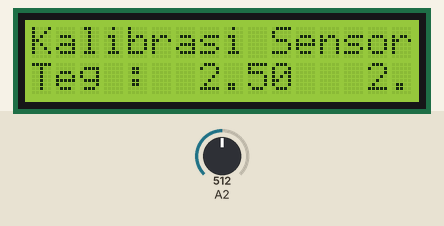
A sketch run on a simulated Arduino Uno, built with avr-gcc and run on an emulated ATmega328P. Shown: 16×2 character LCD. Inputs (shaded band) come from the test bench; at power-on: A2 = 512.

Above: at 3.3 s.
3.4 s: A2 set to 716
At 5.3 s:
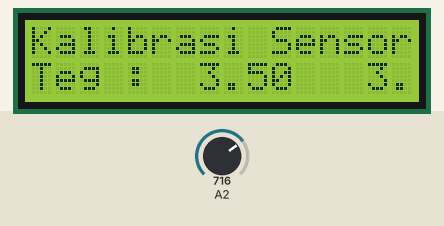
5.7 s: A2 set to 900
At 6.8 s:
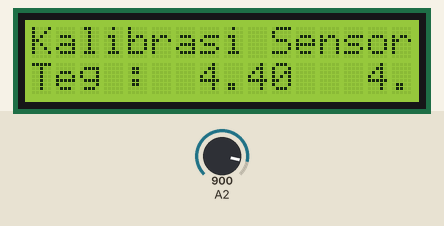
7.7 s: A2 set to 1023
At 9.4 s:
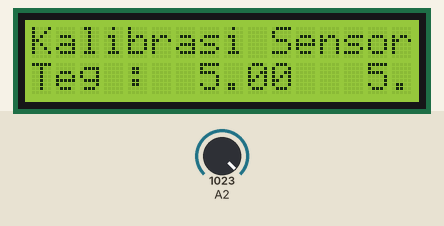
Timing chart, 0 to 10.9 s (numbered marks = the images above; inputs shaded):
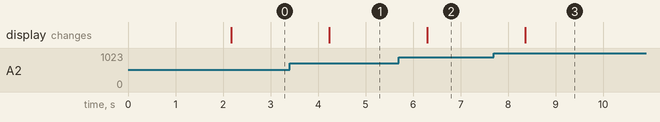

Measured:
- after the input at 3.4 s, the display: changes after 0.83 s (image 1)
- after the input at 5.7 s, the display: changes after 0.60 s (image 2)
- after the input at 7.7 s, the display: changes after 0.66 s (image 3)

The sketch:

B400_PengujianLDCI2C.ino
```cpp
/*
 * Nama   : Devandri Suherman
 * NIM    : 191354007
 * Matkul : Sistem Kendali Digital
 * Judul  : PROYEK MANDIRI - Pengujian Komponen
 *          Kalibrasi Sensor pH
 * Tanggal: Senin, 29 November 2021
 */

#include <Wire.h> //Library I2C
#include <LiquidCrystal_I2C.h> //Library LCD I2C
LiquidCrystal_I2C lcd(0x27,16,2);

void setup() {
  Serial.begin(9600);
  lcd.init();
  lcd.begin(16,2);
  lcd.backlight();
  lcd.setCursor(0,0); // kolom x baris
  lcd.print("KALIBRASI pH");
  delay(2000);
}

void loop() {
  int nilaiSensor = analogRead(A2);
  float tegangan = nilaiSensor*(5.0/1023.0);
  lcd.setCursor(0,0); // kolom x baris
  lcd.print("Kalibrasi Sensor");
  lcd.setCursor(0,1);
  lcd.print("Teg : ");
  lcd.setCursor(7,1);
  lcd.print(tegangan);
  lcd.setCursor(14,1);
  lcd.print(tegangan);
  delay(1000);
}
```
